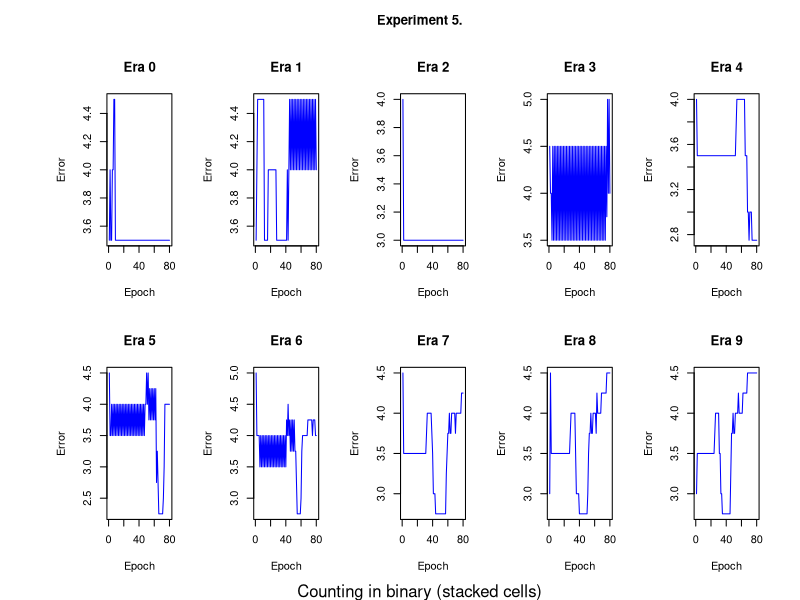

The R script that drew this image:
par(oma=c(1,4,3,1),mfrow=c(2,5))
e0 <- c(3.5, 4.0, 3.5, 3.5, 4.0, 4.0, 4.5, 4.5, 3.5, 3.5, 3.5, 3.5, 3.5, 3.5, 3.5, 3.5, 3.5, 3.5, 3.5, 3.5, 3.5, 3.5, 3.5, 3.5, 3.5, 3.5, 3.5, 3.5, 3.5, 3.5, 3.5, 3.5, 3.5, 3.5, 3.5, 3.5, 3.5, 3.5, 3.5, 3.5, 3.5, 3.5, 3.5, 3.5, 3.5, 3.5, 3.5, 3.5, 3.5, 3.5, 3.5, 3.5, 3.5, 3.5, 3.5, 3.5, 3.5, 3.5, 3.5, 3.5, 3.5, 3.5, 3.5, 3.5, 3.5, 3.5, 3.5, 3.5, 3.5, 3.5, 3.5, 3.5, 3.5, 3.5, 3.5, 3.5, 3.5, 3.5, 3.5, 3.5)
e1 <- c(3.5, 4.0, 4.5, 4.5, 4.5, 4.5, 4.5, 4.5, 4.5, 4.5, 4.5, 3.5, 3.5, 3.5, 3.5, 3.5, 4.0, 4.0, 4.0, 4.0, 4.0, 4.0, 4.0, 4.0, 4.0, 4.0, 4.0, 3.5, 3.5, 3.5, 3.5, 3.5, 3.5, 3.5, 3.5, 3.5, 3.5, 3.5, 3.5, 3.5, 3.5, 4.0, 3.5, 4.0, 4.5, 4.0, 4.5, 4.0, 4.5, 4.0, 4.5, 4.0, 4.5, 4.0, 4.5, 4.0, 4.5, 4.0, 4.5, 4.0, 4.5, 4.0, 4.5, 4.0, 4.5, 4.0, 4.5, 4.0, 4.5, 4.0, 4.5, 4.0, 4.5, 4.0, 4.5, 4.0, 4.5, 4.0, 4.5, 4.0)
e2 <- c(4.0, 3.0, 3.0, 3.0, 3.0, 3.0, 3.0, 3.0, 3.0, 3.0, 3.0, 3.0, 3.0, 3.0, 3.0, 3.0, 3.0, 3.0, 3.0, 3.0, 3.0, 3.0, 3.0, 3.0, 3.0, 3.0, 3.0, 3.0, 3.0, 3.0, 3.0, 3.0, 3.0, 3.0, 3.0, 3.0, 3.0, 3.0, 3.0, 3.0, 3.0, 3.0, 3.0, 3.0, 3.0, 3.0, 3.0, 3.0, 3.0, 3.0, 3.0, 3.0, 3.0, 3.0, 3.0, 3.0, 3.0, 3.0, 3.0, 3.0, 3.0, 3.0, 3.0, 3.0, 3.0, 3.0, 3.0, 3.0, 3.0, 3.0, 3.0, 3.0, 3.0, 3.0, 3.0, 3.0, 3.0, 3.0, 3.0, 3.0)
e3 <- c(4.5, 4.0, 4.0, 3.5, 4.5, 3.5, 4.5, 3.5, 4.5, 3.5, 4.5, 3.5, 4.5, 3.5, 4.5, 3.5, 4.5, 3.5, 4.5, 3.5, 4.5, 3.5, 4.5, 3.5, 4.5, 3.5, 4.5, 3.5, 4.5, 3.5, 4.5, 3.5, 4.5, 3.5, 4.5, 3.5, 4.5, 3.5, 4.5, 3.5, 4.5, 3.5, 4.5, 3.5, 4.5, 3.5, 4.5, 3.5, 4.5, 3.5, 4.5, 3.5, 4.5, 3.5, 4.5, 3.5, 4.5, 3.5, 4.5, 3.5, 4.5, 3.5, 4.5, 3.5, 4.5, 3.5, 4.5, 3.5, 4.5, 3.5, 4.5, 3.5, 4.5, 3.5, 4.5, 3.75, 5.0, 4.0, 5.0, 4.0)
e4 <- c(4.0, 3.5, 3.5, 3.5, 3.5, 3.5, 3.5, 3.5, 3.5, 3.5, 3.5, 3.5, 3.5, 3.5, 3.5, 3.5, 3.5, 3.5, 3.5, 3.5, 3.5, 3.5, 3.5, 3.5, 3.5, 3.5, 3.5, 3.5, 3.5, 3.5, 3.5, 3.5, 3.5, 3.5, 3.5, 3.5, 3.5, 3.5, 3.5, 3.5, 3.5, 3.5, 3.5, 3.5, 3.5, 3.5, 3.5, 3.5, 3.5, 3.5, 3.5, 3.5, 3.75, 4.0, 4.0, 4.0, 4.0, 4.0, 4.0, 4.0, 4.0, 4.0, 4.0, 4.0, 3.5, 3.5, 3.5, 3.0, 3.0, 2.75, 3.0, 3.0, 3.0, 2.75, 2.75, 2.75, 2.75, 2.75, 2.75, 2.75)
e5 <- c(4.5, 3.5, 3.5, 4.0, 3.5, 4.0, 3.5, 4.0, 3.5, 4.0, 3.5, 4.0, 3.5, 4.0, 3.5, 4.0, 3.5, 4.0, 3.5, 4.0, 3.5, 4.0, 3.5, 4.0, 3.5, 4.0, 3.5, 4.0, 3.5, 4.0, 3.5, 4.0, 3.5, 4.0, 3.5, 4.0, 3.5, 4.0, 3.5, 4.0, 3.5, 4.0, 3.5, 4.0, 3.5, 4.0, 3.5, 4.0, 4.0, 4.5, 4.0, 4.5, 3.75, 4.25, 3.75, 4.25, 3.75, 4.25, 3.75, 4.25, 3.75, 4.25, 2.75, 3.25, 2.75, 2.25, 2.25, 2.25, 2.25, 2.25, 2.25, 2.5, 3.0, 4.0, 4.0, 4.0, 4.0, 4.0, 4.0, 4.0)
e6 <- c(5.0, 4.0, 4.0, 4.0, 4.0, 3.5, 4.0, 3.5, 4.0, 3.5, 4.0, 3.5, 4.0, 3.5, 4.0, 3.5, 4.0, 3.5, 4.0, 3.5, 4.0, 3.5, 4.0, 3.5, 4.0, 3.5, 4.0, 3.5, 4.0, 3.5, 4.0, 3.5, 4.0, 3.5, 4.0, 3.5, 4.0, 3.5, 4.0, 3.5, 4.25, 4.0, 4.5, 4.0, 4.25, 3.75, 4.25, 3.75, 4.25, 3.75, 4.25, 3.75, 3.75, 3.25, 2.75, 2.75, 2.75, 2.75, 2.75, 3.0, 3.75, 4.0, 4.0, 4.0, 4.0, 4.0, 4.0, 4.0, 4.25, 4.25, 4.25, 4.25, 4.25, 4.25, 4.0, 4.25, 4.25, 4.25, 4.0, 4.0)
e7 <- c(4.5, 3.5, 3.5, 3.5, 3.5, 3.5, 3.5, 3.5, 3.5, 3.5, 3.5, 3.5, 3.5, 3.5, 3.5, 3.5, 3.5, 3.5, 3.5, 3.5, 3.5, 3.5, 3.5, 3.5, 3.5, 3.5, 3.5, 3.5, 3.5, 3.5, 3.5, 3.75, 4.0, 4.0, 4.0, 4.0, 4.0, 4.0, 3.75, 3.5, 3.0, 3.0, 3.0, 2.75, 2.75, 2.75, 2.75, 2.75, 2.75, 2.75, 2.75, 2.75, 2.75, 2.75, 2.75, 2.75, 2.75, 3.25, 3.5, 3.75, 3.75, 4.0, 3.75, 3.75, 4.0, 4.0, 4.0, 4.0, 4.0, 3.75, 4.0, 4.0, 4.0, 4.0, 4.0, 4.0, 4.0, 4.25, 4.25, 4.25)
e8 <- c(3.0, 4.5, 3.5, 3.5, 3.5, 3.5, 3.5, 3.5, 3.5, 3.5, 3.5, 3.5, 3.5, 3.5, 3.5, 3.5, 3.5, 3.5, 3.5, 3.5, 3.5, 3.5, 3.5, 3.5, 3.5, 3.5, 3.5, 3.75, 4.0, 4.0, 4.0, 4.0, 4.0, 4.0, 3.5, 3.0, 3.0, 3.0, 3.0, 2.75, 2.75, 2.75, 2.75, 2.75, 2.75, 2.75, 2.75, 2.75, 2.75, 2.75, 3.0, 3.5, 3.75, 3.75, 4.0, 3.75, 3.75, 4.0, 4.0, 4.0, 4.0, 3.75, 4.25, 4.0, 4.0, 4.0, 4.0, 4.0, 4.25, 4.25, 4.25, 4.25, 4.25, 4.25, 4.25, 4.5, 4.5, 4.5, 4.5, 4.5)
e9 <- c(3.0, 3.5, 3.5, 3.5, 3.5, 3.5, 3.5, 3.5, 3.5, 3.5, 3.5, 3.5, 3.5, 3.5, 3.5, 3.5, 3.5, 3.5, 3.5, 3.5, 3.5, 3.5, 3.5, 3.5, 3.75, 4.0, 4.0, 4.0, 4.0, 4.0, 3.5, 3.5, 3.0, 3.0, 2.75, 2.75, 2.75, 2.75, 2.75, 2.75, 2.75, 2.75, 2.75, 2.75, 2.75, 3.25, 3.75, 3.75, 4.0, 3.75, 3.75, 4.0, 4.0, 4.0, 4.0, 4.25, 4.0, 4.0, 4.0, 4.0, 4.0, 4.25, 4.25, 4.25, 4.25, 4.25, 4.25, 4.5, 4.5, 4.5, 4.5, 4.5, 4.5, 4.5, 4.5, 4.5, 4.5, 4.5, 4.5, 4.5)

plot(e0,col='blue',type='l',xlab='Epoch',ylab='Error',main='Era 0')
plot(e1,col='blue',type='l',xlab='Epoch',ylab='Error',main='Era 1')
plot(e2,col='blue',type='l',xlab='Epoch',ylab='Error',main='Era 2')
plot(e3,col='blue',type='l',xlab='Epoch',ylab='Error',main='Era 3')
plot(e4,col='blue',type='l',xlab='Epoch',ylab='Error',main='Era 4')
plot(e5,col='blue',type='l',xlab='Epoch',ylab='Error',main='Era 5')
plot(e6,col='blue',type='l',xlab='Epoch',ylab='Error',main='Era 6')
plot(e7,col='blue',type='l',xlab='Epoch',ylab='Error',main='Era 7')
plot(e8,col='blue',type='l',xlab='Epoch',ylab='Error',main='Era 8')
plot(e9,col='blue',type='l',xlab='Epoch',ylab='Error',main='Era 9')

title(main='Experiment 5.',outer=TRUE)
mtext(side=1, 'Counting in binary (stacked cells)', outer=TRUE)
